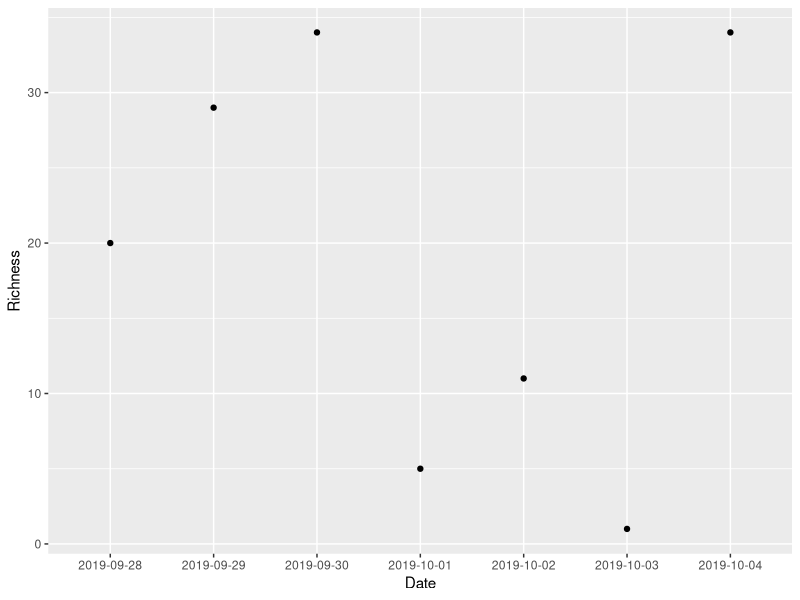
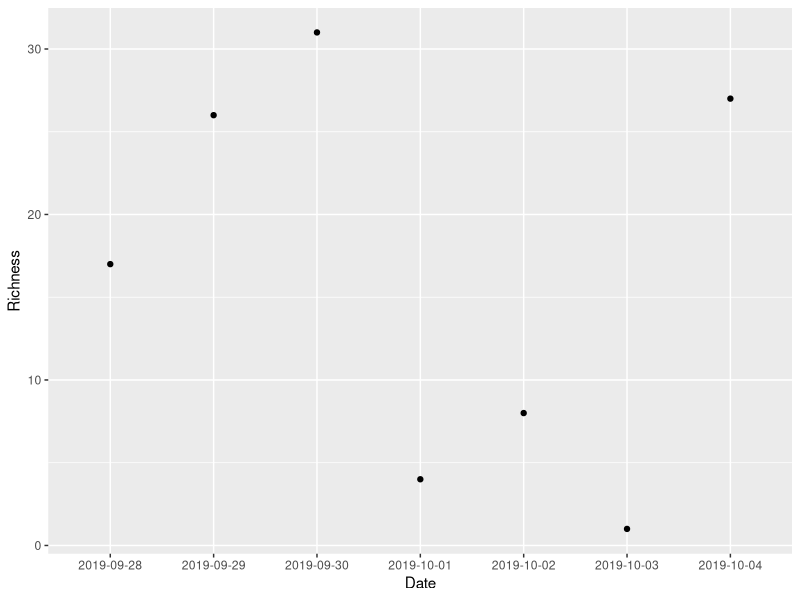
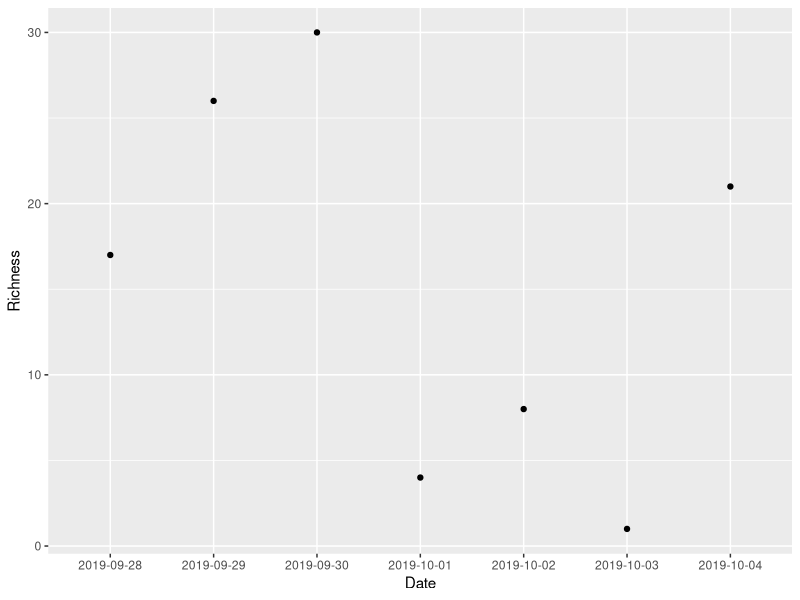
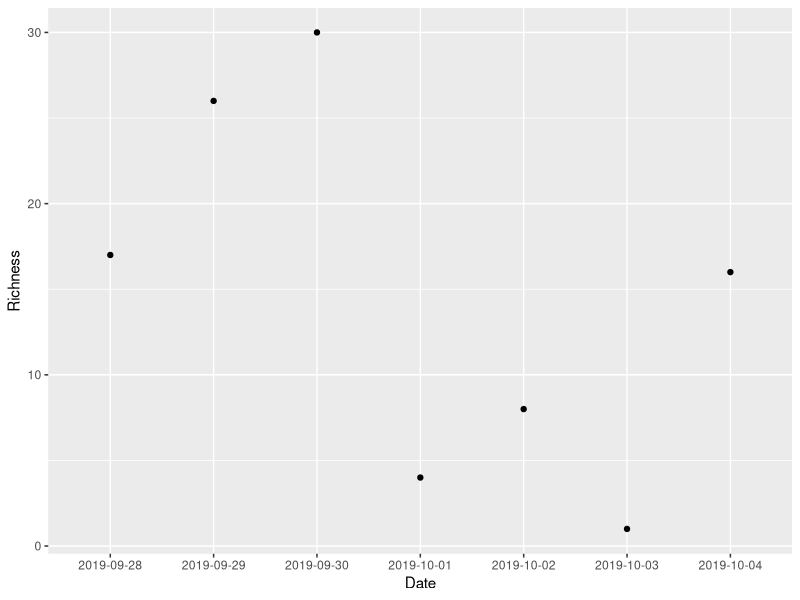
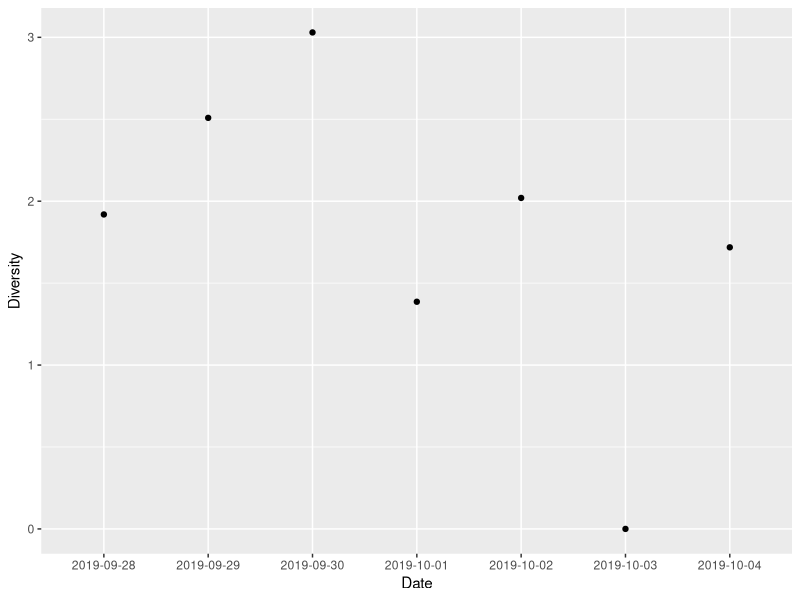
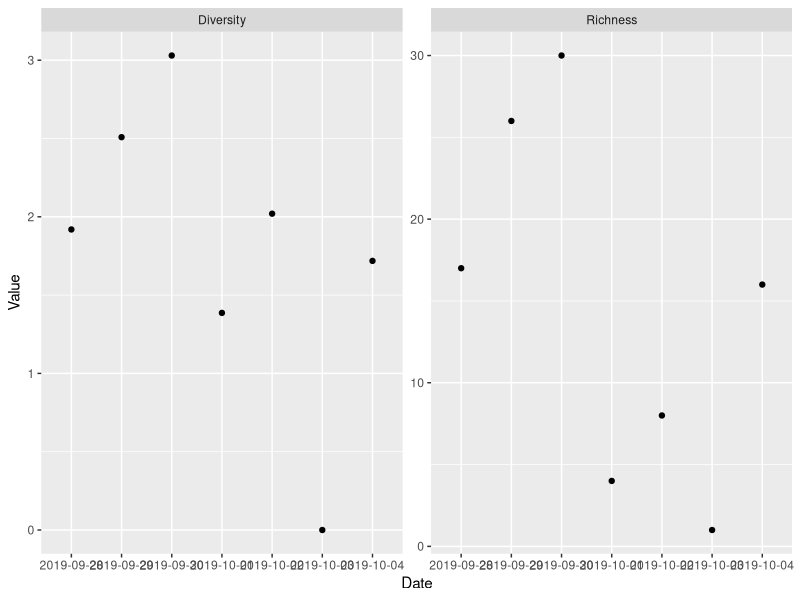

Source code (R) for these figures, in order:
## ---- chunk 1
knitr::opts_chunk$set(echo = TRUE, fig.height = 3)
## ---- chunk 2
bird_data <- read.csv(file = "data/sweetwater-data-clean01.csv")
## ---- chunk 3
head(bird_data)
## ---- chunk 4
bird_data <- read.csv(file = "data/sweetwater-data-clean02.csv")
## ---- chunk 5
head(bird_data)
## ---- chunk 6
summary(bird_data)
## ---- chunk 7
library(tidyverse)
## ---- chunk 8
# Calculate species richness per day
richness <- bird_data %>%
  group_by(Date) %>%
  summarize(Richness = n())
## ---- chunk 9
richness
## ---- chunk 10
# Plot daily species richness
richness_plot <- ggplot(data = richness,
                        mapping = aes(x = Date,
                                      y = Richness)) +
  geom_point()
print(richness_plot)
## ---- chunk 11
head(bird_data)
## ---- chunk 12
bird_data[15:20, ]
## ---- chunk 13
bird_data <- read.csv(file = "data/sweetwater-data-clean03.csv")
## ---- chunk 14
# For comparing results before and after filter
unclean_richness <- richness
## ---- chunk 15
# Calculate species richness per day
richness <- bird_data %>%
  filter(ID_to_species == 1) %>%
  group_by(Date) %>%
  summarize(Richness = n())
## ---- chunk 16
unclean_richness
## ---- chunk 17
richness
## ---- chunk 18
richness_plot <- ggplot(data = richness,
                        mapping = aes(x = Date,
                                      y = Richness)) +
  geom_point()
print(richness_plot)
## ---- chunk 19
bird_data %>% filter(Date == "2019-10-04") %>% slice(1:10)
## ---- chunk 20
# Sum species counts for each day
bird_data_sums <- bird_data %>%
  filter(ID_to_species == 1) %>%
  group_by(Date, Species) %>%
  summarise(Count = sum(Count))
## ---- chunk 21
bird_data_sums %>% filter(Date == "2019-10-04")
## ---- chunk 22
# Calculate species richness per day
richness <- bird_data_sums %>%
  group_by(Date) %>%
  summarize(Richness = n())

# Plot daily species richness
richness_plot <- ggplot(data = richness,
                        mapping = aes(x = Date,
                                      y = Richness)) +
  geom_point()
print(richness_plot)
## ---- chunk 23
bird_data_sums %>% filter(Date == "2019-10-04")
## ---- chunk 24
bird_data <- read.csv(file = "data/sweetwater-data-clean04.csv")
## ---- chunk 25
# Sum species counts for each day
bird_data_sums <- bird_data %>%
  filter(ID_to_species == 1) %>%
  group_by(Date, Species) %>%
  summarise(Count = sum(Count))
## ---- chunk 26
# Calculate species richness per day
richness <- bird_data_sums %>%
  group_by(Date) %>%
  summarize(Richness = n())

# Plot daily species richness
richness_plot <- ggplot(data = richness,
                        mapping = aes(x = Date,
                                      y = Richness)) +
  geom_point()
print(richness_plot)
## ---- chunk 27
library(vegan)
## ---- chunk 28
bird_data_wide <- bird_data_sums %>%
  spread(key = Species, value = Count)
## ---- chunk 29
bird_data_wide[, 1:5]
## ---- chunk 30
# species_counts <- as.matrix(as.data.frame(bird_data_wide[, 3:119]))
diversity <- vegan::diversity(x = bird_data_wide[, 2:86])
## ---- chunk 31
bird_data_wide[is.na(bird_data_wide)] <- 0
## ---- chunk 32
species_counts <- as.matrix(as.data.frame(bird_data_wide[, 2:86]))
diversity <- vegan::diversity(x = species_counts)

# Add date
diversity <- data.frame(Date = bird_data_wide$Date,
                        Diversity = diversity)
## ---- chunk 33
diversity_plot <- ggplot(data = diversity, 
                         mapping = aes(x = Date, y = Diversity)) +
  geom_point()
print(diversity_plot)
## ---- chunk 34
richness_long <- richness %>%
  gather(key = "Measurement", value = "Value", -Date)
diversity_long <- diversity %>%
  gather(key = "Measurement", value = "Value", -Date)
bird_stats <- rbind(richness_long, diversity_long)

stats_plot <- ggplot(data = bird_stats,
                     mapping = aes(x = Date, y = Value)) +
  geom_point() +
  facet_wrap(~ Measurement, scales = "free")
print(stats_plot)
